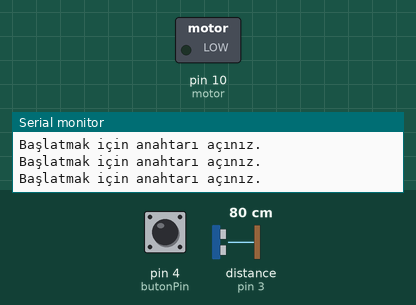
Simulated run of this sketch. Board: Arduino Uno, built with avr-gcc and run on an emulated ATmega328P. Parts: switched loads named in the sketch (green lamp = pin HIGH), the last lines printed to the serial monitor. Dashed ring = blinking. The test bench sets the inputs (shaded band); at power-on: pin 4 (butonPin) LOW, distance to the obstacle (sensor on pin 3) 80 cm. The echo pulse lasts 58.3 µs per cm; pins used as bus, display or sensor lines are not drawn.

Above: at 1.2 s.
1.3 s: pin 4 (butonPin) pulled HIGH for 1 s
At 1.52 s:
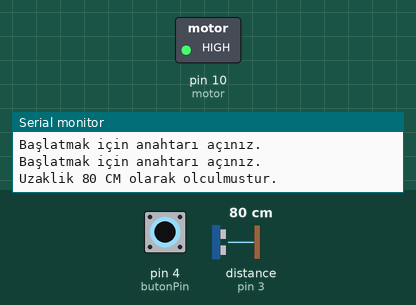
4.3 s: pin 4 (butonPin) pulled HIGH for 0.15 s
At 5.4 s:
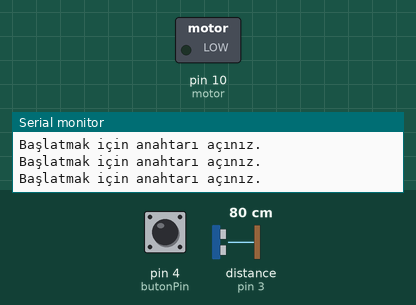
7.4 s: pin 4 (butonPin) driven HIGH
At 7.62 s:
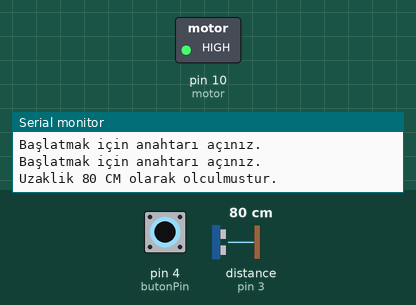
10.4 s: distance to the obstacle (sensor on pin 3) set to 21 cm
13.4 s: distance to the obstacle (sensor on pin 3) set to 17 cm
16.4 s: distance to the obstacle (sensor on pin 3) set to 14 cm
At 16.57 s:
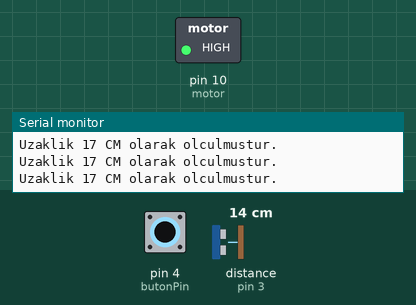
Timing chart, 0 to 20.4 s (numbered marks = the images above; inputs shaded):
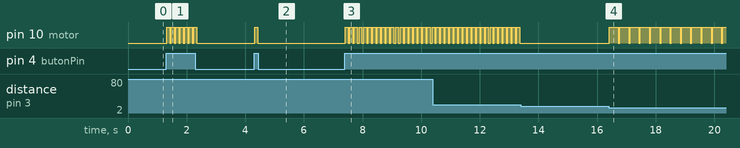

The sketch:

mesafe_titresim.ino
```cpp
int trigPin = 2; /* Sensorun trig pini Arduinonun 2 numaralı ayağına bağlandı */
int echoPin = 3;  /* Sensorun echo pini Arduinonun 3 numaralı ayağına bağlandı */
int butonPin =4;

long sure; /* süre ve uzaklık için değişken oluşturuldu. */
long uzaklik;

void setup(){
  pinMode(10, OUTPUT); /* motor için gerekli pinler atandı. */
  pinMode(butonPin, INPUT);
  pinMode(trigPin, OUTPUT); /* trig pini çıkış olarak ayarlandı */
  pinMode(echoPin,INPUT); /* echo pini giriş olarak ayarlandı */
  Serial.begin(9600); /* Seri haberlesme baslatildi */
}
void loop()
{
  if(digitalRead(butonPin) == HIGH) {
  digitalWrite(trigPin, LOW); /* sensör pasif hale getirildi */
  delayMicroseconds(5);
  digitalWrite(trigPin, HIGH); /* Sensore ses dalgasının üretmesi için emir verildi */
  delayMicroseconds(10);
  digitalWrite(trigPin, LOW);  /* Yeni dalgaların üretilmemesi için trig pini LOW konumuna getirildi */
  sure = pulseIn(echoPin, HIGH); /* ses dalgasının geri dönmesi için geçen sure ölçülüyor */
  uzaklik= sure /29.1/2; /* ölçülen sure uzaklığa çevriliyor */
  if(uzaklik > 200)
  {
    uzaklik = 200; /* maksimum uzaklık 200 cm ayarlandı. */
  }

  if(uzaklik >= 20)
  {
    digitalWrite(10, HIGH);
    delay(100);
    digitalWrite(10,LOW);
  }
  if(uzaklik <= 15)
  {
    digitalWrite(10, HIGH);
    delay(300);
    digitalWrite(10,LOW);
  }
  if(uzaklik <= 10)
  {
    digitalWrite(10, HIGH);
    delay(500);
    digitalWrite(10,LOW);
  }
  if(uzaklik <= 5)
  {
    digitalWrite(10, HIGH);

  }
  Serial.print("Uzaklik ");
  Serial.print(uzaklik);  /* hesaplanan uzaklık bilgisayara aktarılıyor */
  Serial.println(" CM olarak olculmustur.");
  delay(50);
  }
  else
  {
   Serial.println("Başlatmak için anahtarı açınız.");
  }
}
```

Measured:
- after the input at 1.3 s, pin 10 (motor): alternates HIGH for 0.10 s and LOW for 0.06 s, 14 changes in all, then stays LOW, starting at once
- after the input at 4.3 s, pin 10 (motor): LOW → HIGH at once, → LOW 0.10 s later
- after the input at 7.4 s, pin 10 (motor): alternates HIGH for 0.10 s and LOW for 0.06 s, starting at once
- after the input at 13.4 s, pin 10 (motor): stops changing and stays LOW
- after the input at 16.4 s, pin 10 (motor): alternates HIGH for 0.30 s and LOW for 0.05 s, starting at once
